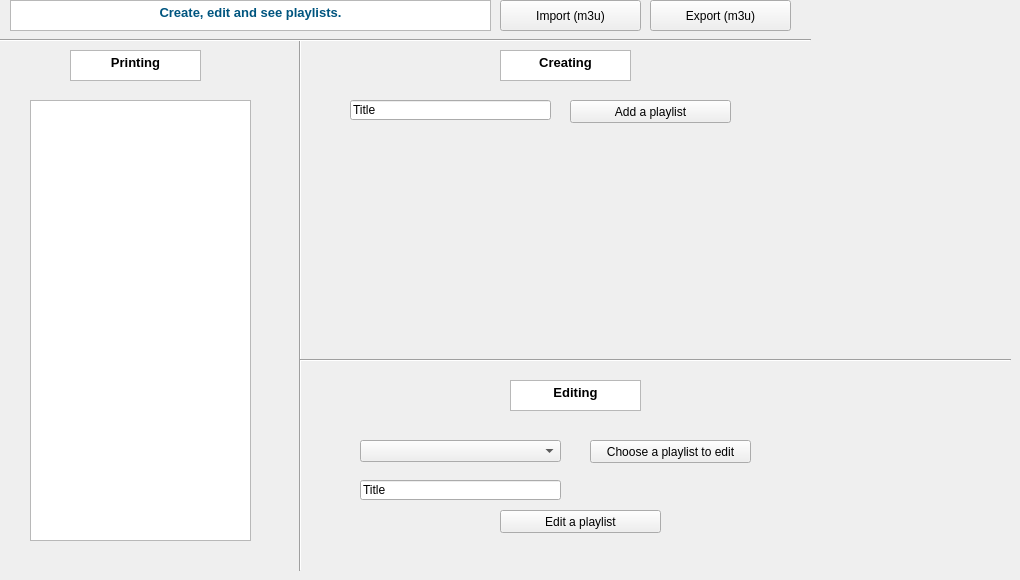
    <widget class="QWidget" name="tab">
     <attribute name="title">
      <string>Playlists</string>
     </attribute>
     <widget class="QPushButton" name="addPlaylist">
      <property name="geometry">
       <rect>
        <x>570</x>
        <y>100</y>
        <width>161</width>
        <height>23</height>
       </rect>
      </property>
      <property name="text">
       <string>Add a playlist</string>
      </property>
     </widget>
     <widget class="QTextBrowser" name="printing_3">
      <property name="geometry">
       <rect>
        <x>70</x>
        <y>50</y>
        <width>131</width>
        <height>31</height>
       </rect>
      </property>
      <property name="html">
       <string>&lt;!DOCTYPE HTML PUBLIC &quot;-//W3C//DTD HTML 4.0//EN&quot; &quot;http://www.w3.org/TR/REC-html40/strict.dtd&quot;&gt;
&lt;html&gt;&lt;head&gt;&lt;meta name=&quot;qrichtext&quot; content=&quot;1&quot; /&gt;&lt;style type=&quot;text/css&quot;&gt;
p, li { white-space: pre-wrap; }
&lt;/style&gt;&lt;/head&gt;&lt;body style=&quot; font-family:'MS Shell Dlg 2'; font-size:8.25pt; font-weight:400; font-style:normal;&quot;&gt;
&lt;p align=&quot;center&quot; style=&quot; margin-top:0px; margin-bottom:0px; margin-left:0px; margin-right:0px; -qt-block-indent:0; text-indent:0px;&quot;&gt;&lt;span style=&quot; font-size:10pt; font-weight:600;&quot;&gt;Printing&lt;/span&gt;&lt;/p&gt;&lt;/body&gt;&lt;/html&gt;</string>
      </property>
     </widget>
     <widget class="QPushButton" name="editPlaylistInformations">
      <property name="geometry">
       <rect>
        <x>500</x>
        <y>510</y>
        <width>161</width>
        <height>23</height>
       </rect>
      </property>
      <property name="text">
       <string>Edit a playlist</string>
      </property>
     </widget>
     <widget class="QTextBrowser" name="creating_3">
      <property name="geometry">
       <rect>
        <x>500</x>
        <y>50</y>
        <width>131</width>
        <height>31</height>
       </rect>
      </property>
      <property name="html">
       <string>&lt;!DOCTYPE HTML PUBLIC &quot;-//W3C//DTD HTML 4.0//EN&quot; &quot;http://www.w3.org/TR/REC-html40/strict.dtd&quot;&gt;
&lt;html&gt;&lt;head&gt;&lt;meta name=&quot;qrichtext&quot; content=&quot;1&quot; /&gt;&lt;style type=&quot;text/css&quot;&gt;
p, li { white-space: pre-wrap; }
&lt;/style&gt;&lt;/head&gt;&lt;body style=&quot; font-family:'MS Shell Dlg 2'; font-size:8.25pt; font-weight:400; font-style:normal;&quot;&gt;
&lt;p align=&quot;center&quot; style=&quot; margin-top:0px; margin-bottom:0px; margin-left:0px; margin-right:0px; -qt-block-indent:0; text-indent:0px;&quot;&gt;&lt;span style=&quot; font-size:10pt; font-weight:600;&quot;&gt;Creating&lt;/span&gt;&lt;/p&gt;&lt;/body&gt;&lt;/html&gt;</string>
      </property>
     </widget>
     <widget class="QTextBrowser" name="seeListPlaylists">
      <property name="geometry">
       <rect>
        <x>30</x>
        <y>100</y>
        <width>221</width>
        <height>441</height>
       </rect>
      </property>
     </widget>
     <widget class="QLineEdit" name="addTitlePlaylist">
      <property name="geometry">
       <rect>
        <x>350</x>
        <y>100</y>
        <width>201</width>
        <height>20</height>
       </rect>
      </property>
      <property name="text">
       <string>Title</string>
      </property>
     </widget>
     <widget class="QTextBrowser" name="editing_3">
      <property name="geometry">
       <rect>
        <x>510</x>
        <y>380</y>
        <width>131</width>
        <height>31</height>
       </rect>
      </property>
      <property name="html">
       <string>&lt;!DOCTYPE HTML PUBLIC &quot;-//W3C//DTD HTML 4.0//EN&quot; &quot;http://www.w3.org/TR/REC-html40/strict.dtd&quot;&gt;
&lt;html&gt;&lt;head&gt;&lt;meta name=&quot;qrichtext&quot; content=&quot;1&quot; /&gt;&lt;style type=&quot;text/css&quot;&gt;
p, li { white-space: pre-wrap; }
&lt;/style&gt;&lt;/head&gt;&lt;body style=&quot; font-family:'MS Shell Dlg 2'; font-size:8.25pt; font-weight:400; font-style:normal;&quot;&gt;
&lt;p align=&quot;center&quot; style=&quot; margin-top:0px; margin-bottom:0px; margin-left:0px; margin-right:0px; -qt-block-indent:0; text-indent:0px;&quot;&gt;&lt;span style=&quot; font-size:10pt; font-weight:600;&quot;&gt;Editing&lt;/span&gt;&lt;/p&gt;&lt;/body&gt;&lt;/html&gt;</string>
      </property>
     </widget>
     <widget class="Line" name="vertical_3">
      <property name="geometry">
       <rect>
        <x>290</x>
        <y>40</y>
        <width>20</width>
        <height>531</height>
       </rect>
      </property>
      <property name="orientation">
       <enum>Qt::Vertical</enum>
      </property>
     </widget>
     <widget class="QPushButton" name="editPlaylist">
      <property name="geometry">
       <rect>
        <x>590</x>
        <y>440</y>
        <width>161</width>
        <height>23</height>
       </rect>
      </property>
      <property name="text">
       <string>Choose a playlist to edit</string>
      </property>
     </widget>
     <widget class="Line" name="horizontal_3">
      <property name="geometry">
       <rect>
        <x>300</x>
        <y>350</y>
        <width>711</width>
        <height>20</height>
       </rect>
      </property>
      <property name="orientation">
       <enum>Qt::Horizontal</enum>
      </property>
     </widget>
     <widget class="QLineEdit" name="editTitlePlaylist">
      <property name="geometry">
       <rect>
        <x>360</x>
        <y>480</y>
        <width>201</width>
        <height>20</height>
       </rect>
      </property>
      <property name="text">
       <string>Title</string>
      </property>
     </widget>
     <widget class="QComboBox" name="idEditPlaylist">
      <property name="geometry">
       <rect>
        <x>360</x>
        <y>440</y>
        <width>201</width>
        <height>22</height>
       </rect>
      </property>
     </widget>
     <widget class="QTextBrowser" name="textBrowser_3">
      <property name="geometry">
       <rect>
        <x>10</x>
        <y>0</y>
        <width>481</width>
        <height>31</height>
       </rect>
      </property>
      <property name="html">
       <string>&lt;!DOCTYPE HTML PUBLIC &quot;-//W3C//DTD HTML 4.0//EN&quot; &quot;http://www.w3.org/TR/REC-html40/strict.dtd&quot;&gt;
&lt;html&gt;&lt;head&gt;&lt;meta name=&quot;qrichtext&quot; content=&quot;1&quot; /&gt;&lt;style type=&quot;text/css&quot;&gt;
p, li { white-space: pre-wrap; }
&lt;/style&gt;&lt;/head&gt;&lt;body style=&quot; font-family:'MS Shell Dlg 2'; font-size:8.25pt; font-weight:400; font-style:normal;&quot;&gt;
&lt;p align=&quot;center&quot; style=&quot; margin-top:0px; margin-bottom:0px; margin-left:0px; margin-right:0px; -qt-block-indent:0; text-indent:0px;&quot;&gt;&lt;span style=&quot; font-size:10pt; font-weight:600; color:#00557f;&quot;&gt;Create, edit and see playlists.&lt;/span&gt;&lt;/p&gt;&lt;/body&gt;&lt;/html&gt;</string>
      </property>
     </widget>
     <widget class="QPushButton" name="importPlaylists">
      <property name="geometry">
       <rect>
        <x>500</x>
        <y>0</y>
        <width>141</width>
        <height>31</height>
       </rect>
      </property>
      <property name="text">
       <string>Import (m3u)</string>
      </property>
     </widget>
     <widget class="QPushButton" name="exportPlaylists">
      <property name="geometry">
       <rect>
        <x>650</x>
        <y>0</y>
        <width>141</width>
        <height>31</height>
       </rect>
      </property>
      <property name="text">
       <string>Export (m3u)</string>
      </property>
     </widget>
     <widget class="Line" name="horizontal_6">
      <property name="geometry">
       <rect>
        <x>0</x>
        <y>30</y>
        <width>811</width>
        <height>20</height>
       </rect>
      </property>
      <property name="orientation">
       <enum>Qt::Horizontal</enum>
      </property>
     </widget>
    </widget>
